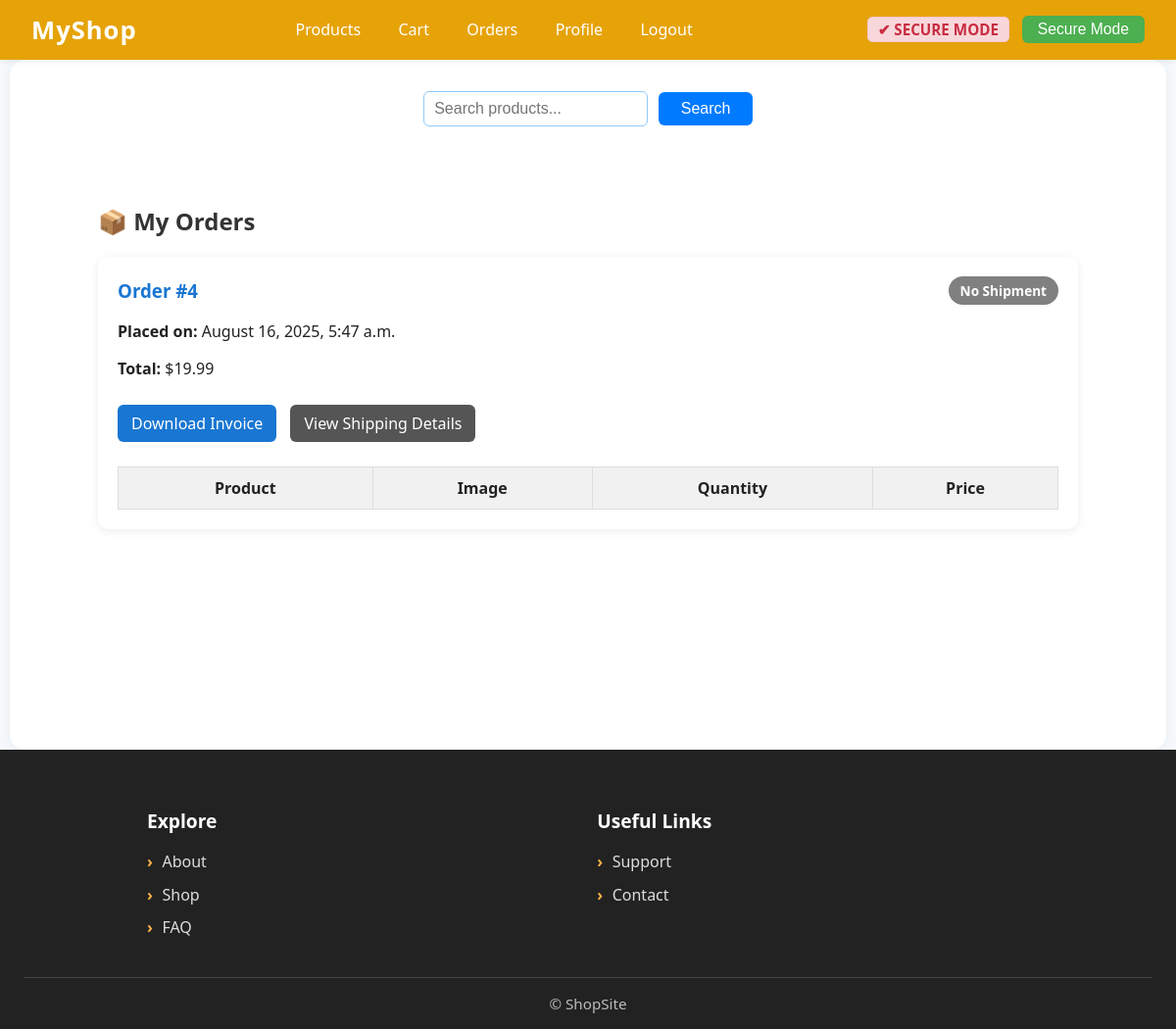
Before: /orders/my-orders/ (signed in) with the older database file.
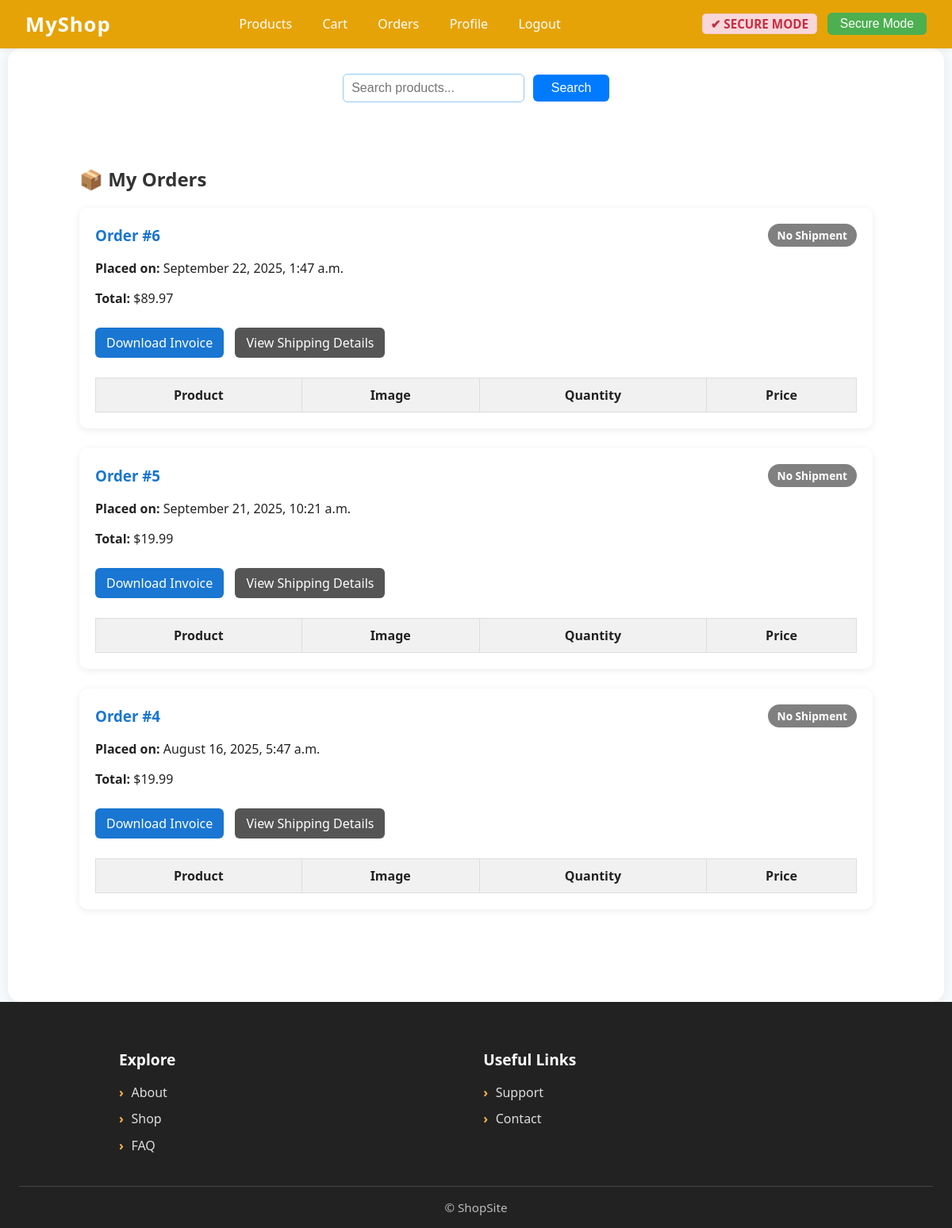
After: the same page with the newer database file.
### orders/models.py (models this page shows, shortened)
class Order(models.Model):
    user = models.ForeignKey(User, null=True, blank=True, on_delete=models.SET_NULL)
    total = models.DecimalField(max_digits=10, decimal_places=2)
    created_at = models.DateTimeField(auto_now_add=True)
    updated_at = models.DateTimeField(auto_now=True)

### orders/views.py (the view)
# urls.py: path("my-orders/", views.my_orders, name="my_orders"),
@login_required
def my_orders(request):
    orders = (
        Order.objects.filter(user=request.user)
        .prefetch_related(
            "items__product",
            Prefetch("shipment", queryset=Shipment.objects.all())
        )
        .order_by("-created_at")
    )
    return render(request, "orders/my_orders.html", {"orders": orders})

### core/context_processors.py (called while the page is built)
def simulation_mode(request):
    mode = request.session.get('sim_mode')
    if not mode:
        mode = getattr(settings, "SIMULATION_MODE", "secure")
        request.session['sim_mode'] = mode
    return {"simulation_mode": mode}  # consistent with JS base.html

### orders/templates/orders/my_orders.html (shortened to what this page needs)
{% extends "base.html" %}
{% load static %}
{% block extra_css %}
<link rel="stylesheet" href="{% static 'css/my_orders.css' %}">
{% endblock %}
{% block content %}
<div class="my-orders-container">
  <h2>📦 My Orders</h2>
  {% if orders %}
    {% for order in orders %}
      <div class="order-card">
        <div class="order-header">
          <h3>Order #{{ order.id }}</h3>
          {% if order.shipment.first %}
            <span class="status {{ order.shipment.first.status|lower }}">
              {{ order.shipment.first.status }}
            </span>
          {% else %}
            <span class="status other">No Shipment</span>
          {% endif %}
        </div>
        <p><strong>Placed on:</strong> {{ order.created_at|date:"F j, Y, g:i a" }}</p>
        <p><strong>Total:</strong> ${{ order.total }}</p>
        <p class="order-actions">
          <a href="{% url 'orders:download_invoice' order.id %}" class="btn">Download Invoice</a>
          <a href="{% url 'shipping:shipping_details' order.id %}" class="btn-secondary">View Shipping Details</a>
        </p>
        <table class="order-table">
          <thead>
            <tr>
              <th>Product</th>
              <th>Image</th>
              <th>Quantity</th>
              <th>Price</th>
            </tr>
          </thead>
        </table>
      </div>
    {% endfor %}
  {% else %}
    <p>You haven’t placed any orders yet.</p>
  {% endif %}
</div>
{% endblock %}

Changed rows visible on the page:
added Order: id "6", shows "No Shipment", created_at "September 22, 2025, 1:47 a.m.", total "89.97"
added Order: id "5", shows "No Shipment", created_at "September 21, 2025, 10:21 a.m.", total "19.99"
